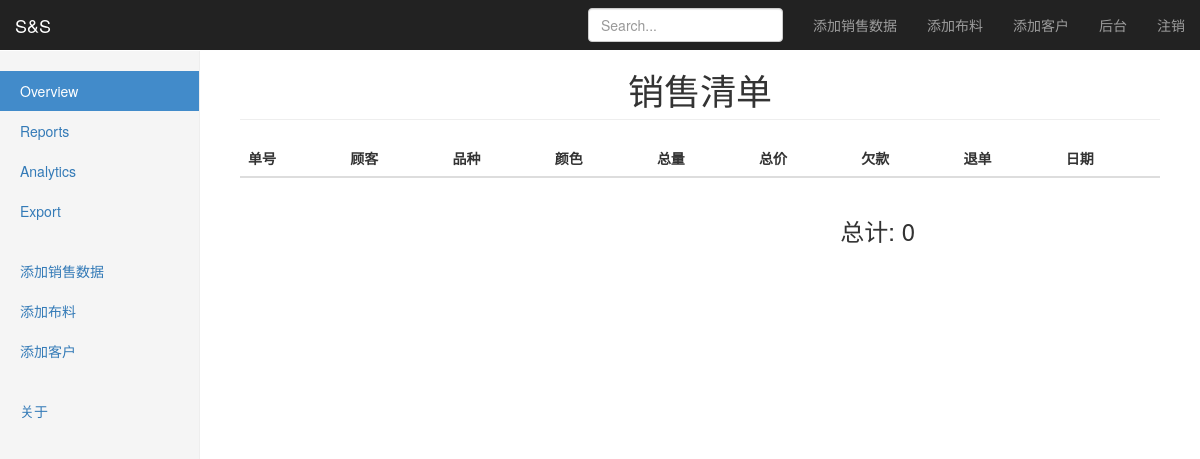
/sales/, run on an earlier commit of the app's database.
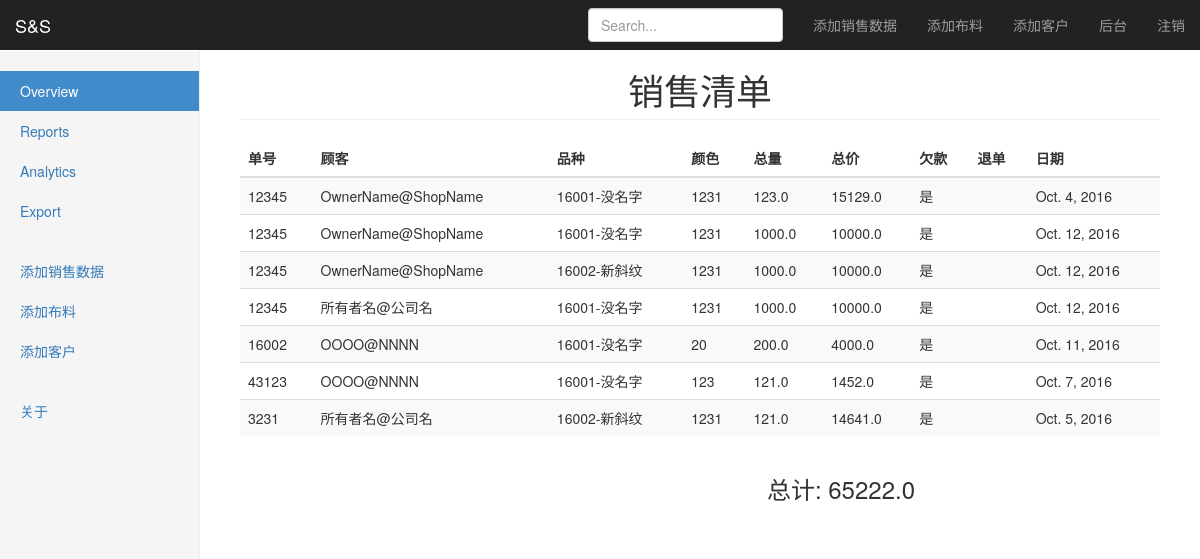
And on a later commit of the database.
### sales/models.py (models this page shows, shortened)
class Order(models.Model):
    serial_no = models.CharField(max_length=20, verbose_name='单号', help_text='(所在单号)')
    internal_id = models.CharField(max_length=20, verbose_name='订单编号')
    customer = models.ForeignKey(Company, on_delete=models.PROTECT, verbose_name='顾客')
    cloth = models.ForeignKey(Cloth, on_delete=models.PROTECT, verbose_name='布料')
    color = models.CharField(max_length=20, verbose_name='颜色')
    price_per_unit = models.FloatField(verbose_name='单价')
    total_units = models.FloatField(verbose_name='总米数/重量', help_text='(单位为m或kg)')
    total_bundles = models.FloatField(default=0, blank=True, verbose_name='总匹数')
    total_price = models.FloatField(verbose_name='总价')
    is_not_paid = models.BooleanField(default=False, verbose_name='欠款')
    is_withdrawn = models.BooleanField(default=False, verbose_name='退单')
    is_warehouse = models.BooleanField(default=False, verbose_name='仓库')
    description = models.TextField(max_length=1000, blank=True, verbose_name='详细描述')
    order_date = models.DateField(auto_now=False, auto_now_add=False, auto_created=False, verbose_name='下单日期')
    timestamp = models.DateTimeField(auto_now=True)
    objects = OrderManager()

### stock/models.py (models this page shows, shortened)
class Company(models.Model):
    RelationShip = (
        ('C', 'Customer'),
        ('S', 'Supplier'),
        ('B', 'Both'),
    )
    name = models.CharField(max_length=20, blank=True)
    owner_name = models.CharField(max_length=20, blank=True)
    relationship = models.CharField(max_length=1, default='C', choices=RelationShip)
    phone = models.CharField(max_length=20, blank=True)
    fax = models.CharField(max_length=20, blank=True)
    email = models.EmailField(blank=True)
    address = models.CharField(max_length=100, blank=True)
    description = models.TextField(max_length=1000, blank=True)
    timestamp = models.DateTimeField(auto_now=True)
    def __str__(self):
        if self.owner_name and self.name:
            return self.owner_name + '@' + self.name
        elif self.name:
            return self.name
        else:
            return self.owner_name
    def get_name(self):
        return self.__str__()

class Cloth(models.Model):
    serial_no = models.CharField(max_length=20, verbose_name='编号')
    name = models.CharField(max_length=20, blank=True, verbose_name='名称')
    material = models.CharField(max_length=20, blank=True, verbose_name='材质')
    texture = models.CharField(max_length=20, blank=True, verbose_name='纹理')
    width = models.FloatField(default=150, blank=True, verbose_name='幅宽')
    ref_price = models.FloatField(default=0, blank=True, verbose_name='推荐价格')
    is_per_meter = models.BooleanField(default=True, verbose_name='是否为长度')
    used_for = models.CharField(max_length=100, blank=True, verbose_name='用途')
    description = models.TextField(max_length=1000, blank=True, verbose_name='详细描述')
    created_time = models.DateTimeField(auto_now_add=True)
    timestamp = models.DateTimeField(auto_now=True)
    def __str__(self):
        if self.serial_no and self.name:
            return self.serial_no + '-' + self.name
        elif self.serial_no:
            return self.serial_no
        else:
            return self.name
    def get_name(self):
        return self.__str__()

### sales/views.py (the view, shortened to what this page needs)
class Home(View):
    template_name = 'sales/show_list.html'
    def get(self, request):
        all_list = Order.objects.all()
        total = Order.objects.get_total_price()
        context = {
            'sales_list': all_list,
            'total': total,
        }
        return render(request, self.template_name, context)

### sales/models.py (called while the page is built)
    def get_total_price(self):
        total_price = 0
        all_list = self.all()
        for item in all_list:
            total_price += item.total_price
        return total_price

### templates/sales/show_list.html (shortened to what this page needs)
{% extends "base.html" %}
{% block content %}
  <h1 class="page-header" align="center">销售清单</h1>
  <div class="table-responsive">
    <table class="table table-striped table-hover">
      <thead>
      <tr>
        <th>单号</th>
        <th>顾客</th>
        <th>品种</th>
        <th>颜色</th>
        <th>总量</th>
        <th>总价</th>
        <th>欠款</th>
        <th>退单</th>
        <th>日期</th>
      </tr>
      </thead>
      <tbody>
      {% for order in sales_list %}
        <tr>
          <td>{{ order.serial_no }}</td>
          <td>{{ order.customer.get_name }}</td>
          <td>{{ order.cloth.get_name }}</td>
          <td>{{ order.color }}</td>
          <td>{{ order.total_units }}</td>
          <td>{{ order.total_price }}</td>
          <td>{% if order.is_not_paid %}是{% endif %}</td>
          <td>{% if order.is_withdrawn %}是{% endif %}</td>
          <td>{{ order.order_date }}</td>
        </tr>
      {% endfor %}
      </tbody>
    </table>
  </div>
  <h3 class="col-sm-9" align="right">总计: {{ total }}</h3>
{% endblock %}

What changed in the data, as far as the page shows it:
added Order: serial_no "12345", customer.get_name "OwnerName@ShopName", cloth.get_name "16001-没名字", color "1231", total_units "123.0", total_price "15129.0", is_not_paid "是", order_date "Oct. 4, 2016"
added Order: serial_no "12345", customer.get_name "OwnerName@ShopName", cloth.get_name "16001-没名字", color "1231", total_units "1000.0", total_price "10000.0", is_not_paid "是", order_date "Oct. 12, 2016"
added Order: serial_no "12345", customer.get_name "OwnerName@ShopName", cloth.get_name "16002-新斜纹", color "1231", total_units "1000.0", total_price "10000.0", is_not_paid "是", order_date "Oct. 12, 2016"
added Order: serial_no "12345", customer.get_name "所有者名@公司名", cloth.get_name "16001-没名字", color "1231", total_units "1000.0", total_price "10000.0", is_not_paid "是", order_date "Oct. 12, 2016"
added Order: serial_no "16002", customer.get_name "OOOO@NNNN", cloth.get_name "16001-没名字", color "20", total_units "200.0", total_price "4000.0", is_not_paid "是", order_date "Oct. 11, 2016"
added Order: serial_no "43123", customer.get_name "OOOO@NNNN", cloth.get_name "16001-没名字", color "123", total_units "121.0", total_price "1452.0", is_not_paid "是", order_date "Oct. 7, 2016"
added Order: serial_no "3231", customer.get_name "所有者名@公司名", cloth.get_name "16002-新斜纹", color "1231", total_units "121.0", total_price "14641.0", is_not_paid "是", order_date "Oct. 5, 2016"
Also different on the page:
{{ total }}: "0" → "65222.0"
